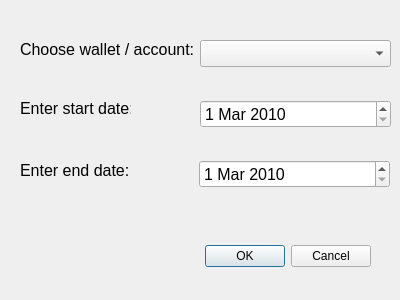
<?xml version="1.0" encoding="UTF-8"?>
<ui version="4.0">
 <class>entryDialog</class>
 <widget class="QDialog" name="entryDialog">
  <property name="geometry">
   <rect>
    <x>0</x>
    <y>0</y>
    <width>400</width>
    <height>300</height>
   </rect>
  </property>
  <property name="windowTitle">
   <string>Spreadsheet details</string>
  </property>
  <property name="windowIcon">
   <iconset>
    <normaloff>../../logo_plain/blob.png</normaloff>../../logo_plain/blob.png</iconset>
  </property>
  <widget class="QDialogButtonBox" name="buttonBox">
   <property name="geometry">
    <rect>
     <x>30</x>
     <y>240</y>
     <width>341</width>
     <height>32</height>
    </rect>
   </property>
   <property name="orientation">
    <enum>Qt::Horizontal</enum>
   </property>
   <property name="standardButtons">
    <set>QDialogButtonBox::Cancel|QDialogButtonBox::Ok</set>
   </property>
  </widget>
  <widget class="QLabel" name="label_3">
   <property name="geometry">
    <rect>
     <x>20</x>
     <y>160</y>
     <width>111</width>
     <height>20</height>
    </rect>
   </property>
   <property name="font">
    <font>
     <family>Arial</family>
     <pointsize>12</pointsize>
    </font>
   </property>
   <property name="text">
    <string>Enter end date: </string>
   </property>
  </widget>
  <widget class="QDateEdit" name="endDateEdit">
   <property name="geometry">
    <rect>
     <x>199</x>
     <y>160</y>
     <width>191</width>
     <height>28</height>
    </rect>
   </property>
   <property name="font">
    <font>
     <family>Arial</family>
     <pointsize>12</pointsize>
    </font>
   </property>
   <property name="layoutDirection">
    <enum>Qt::LeftToRight</enum>
   </property>
   <property name="minimumDate">
    <date>
     <year>2010</year>
     <month>3</month>
     <day>1</day>
    </date>
   </property>
  </widget>
  <widget class="QComboBox" name="chooseComboBox">
   <property name="geometry">
    <rect>
     <x>200</x>
     <y>40</y>
     <width>191</width>
     <height>27</height>
    </rect>
   </property>
   <property name="font">
    <font>
     <family>Arial</family>
     <pointsize>12</pointsize>
    </font>
   </property>
  </widget>
  <widget class="QLabel" name="label_2">
   <property name="geometry">
    <rect>
     <x>20</x>
     <y>98</y>
     <width>111</width>
     <height>20</height>
    </rect>
   </property>
   <property name="font">
    <font>
     <family>Arial</family>
     <pointsize>12</pointsize>
    </font>
   </property>
   <property name="text">
    <string>Enter start date: </string>
   </property>
  </widget>
  <widget class="QLabel" name="label">
   <property name="geometry">
    <rect>
     <x>20</x>
     <y>40</y>
     <width>181</width>
     <height>18</height>
    </rect>
   </property>
   <property name="font">
    <font>
     <family>Arial</family>
     <pointsize>12</pointsize>
    </font>
   </property>
   <property name="text">
    <string>Choose wallet / account: </string>
   </property>
  </widget>
  <widget class="QDateEdit" name="startDateEdit">
   <property name="geometry">
    <rect>
     <x>200</x>
     <y>100</y>
     <width>191</width>
     <height>28</height>
    </rect>
   </property>
   <property name="font">
    <font>
     <family>Arial</family>
     <pointsize>12</pointsize>
    </font>
   </property>
   <property name="layoutDirection">
    <enum>Qt::LeftToRight</enum>
   </property>
   <property name="minimumDate">
    <date>
     <year>2010</year>
     <month>3</month>
     <day>1</day>
    </date>
   </property>
  </widget>
 </widget>
 <resources/>
 <connections>
  <connection>
   <sender>buttonBox</sender>
   <signal>accepted()</signal>
   <receiver>entryDialog</receiver>
   <slot>accept()</slot>
   <hints>
    <hint type="sourcelabel">
     <x>248</x>
     <y>254</y>
    </hint>
    <hint type="destinationlabel">
     <x>157</x>
     <y>274</y>
    </hint>
   </hints>
  </connection>
  <connection>
   <sender>buttonBox</sender>
   <signal>rejected()</signal>
   <receiver>entryDialog</receiver>
   <slot>reject()</slot>
   <hints>
    <hint type="sourcelabel">
     <x>316</x>
     <y>260</y>
    </hint>
    <hint type="destinationlabel">
     <x>286</x>
     <y>274</y>
    </hint>
   </hints>
  </connection>
 </connections>
</ui>
